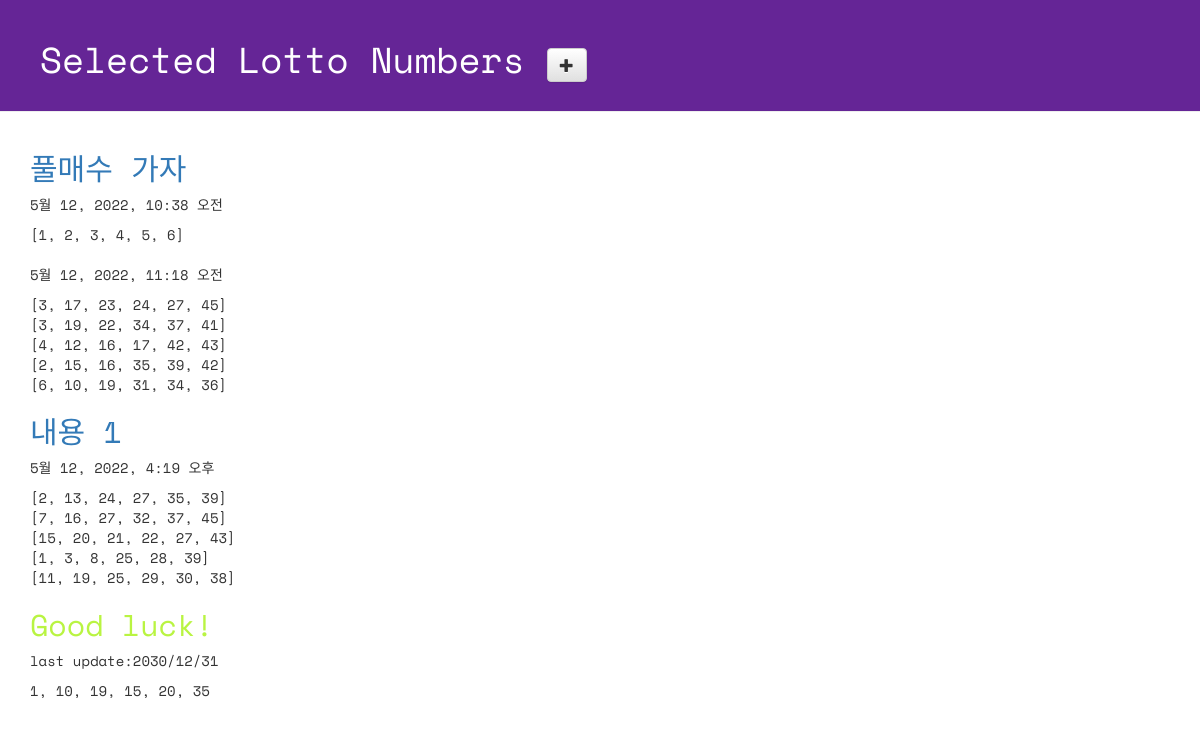
Page /lotto/ on the committed database.
### lotto/models.py (models this page shows, shortened)
class GuessNumbers(models.Model):
    name = models.CharField(max_length=24) # 로또 번호 리스트의 이름
    text = models.CharField(max_length=255) # 로또 번호 리스트에 대한 설명
    lottos = models.CharField(max_length=255, default='[1, 2, 3, 4, 5, 6]') # 로또 번호들이 담길 str
    num_lotto = models.IntegerField(default=5) # 6개 번호 set의 갯수
    update_date = models.DateTimeField()

### lotto/views.py (the view)
# urls.py: path('lotto/', views.index, name='index'),
def index(request): #views의 함수들은 무조건 request를 언제나 먼저 파라미터로 받아줌!
    lottos = GuessNumbers.objects.all() #ORM
    return render(request, 'lotto/default.html', {"lottos":lottos})

### lotto/templates/lotto/default.html (shortened to what this page needs)
{% load static %}
<!DOCTYPE html>
<html lang="ko">
<head>
  <link rel="stylesheet" href="//maxcdn.bootstrapcdn.com/bootstrap/3.2.0/css/bootstrap.min.css">
  <link rel="stylesheet" href="//maxcdn.bootstrapcdn.com/bootstrap/3.2.0/css/bootstrap-theme.min.css">
  <link rel="stylesheet" href="{% static 'css/lotto.css' %}">
</head>
<body>
  <div class="page-header">
    <h1>
      Selected Lotto Numbers
      <a href="{% url 'new_lotto' %}">
        <span class="glyphicon glyphicon-plus btn btn-default"></span>
      </a>
    </h1>
  </div>
  <div class="container lotto">
    {% for lotto in lottos %}
    <h2>
      <a href="{% url 'detail' lottokey=lotto.id %}">
        {{ lotto.text }}
      </a>
    </h2>
      <p>{{ lotto.update_date }}</p>
      <p>{{ lotto.lottos | linebreaksbr }}</p>
    {% endfor %}
    <h2>Good luck!</h2>
    <p> last update:2030/12/31</p>
    <p> 1, 10, 19, 15, 20, 35 </p>
  </div>
</body>
</html>

### lotto/static/css/lotto.css (style rules this page uses)
.page-header { background-color: #652596; margin-top: 0; padding: 20px 20px 20px 40px; font-family: 'Space Mono', monospace; }
.page-header h1 { color: #FFFFFF; }
.container { font-family: 'Space Mono', monospace; }
.container h2 { color: #b9f442; }

### rows in the picture
GuessNumbers: text "풀매수 가자", update_date "5월 12, 2022, 10:38 오전", lottos "[1, 2, 3, 4, 5, 6]"
GuessNumbers: update_date "5월 12, 2022, 11:18 오전", lottos "[3, 17, 23, 24, 27, 45] [3, 19, 22, 34, 37, 41] [4, 12, 16, 17, 42, 43] [2, 15, 16, 35, 39, 42] [6, 10, 19, 31, 34, 36]"
GuessNumbers: text "내용 1", update_date "5월 12, 2022, 4:19 오후", lottos "[2, 13, 24, 27, 35, 39] [7, 16, 27, 32, 37, 45] [15, 20, 21, 22, 27, 43] [1, 3, 8, 25, 28, 39] [11, 19, 25, 29, 30, 38]"
